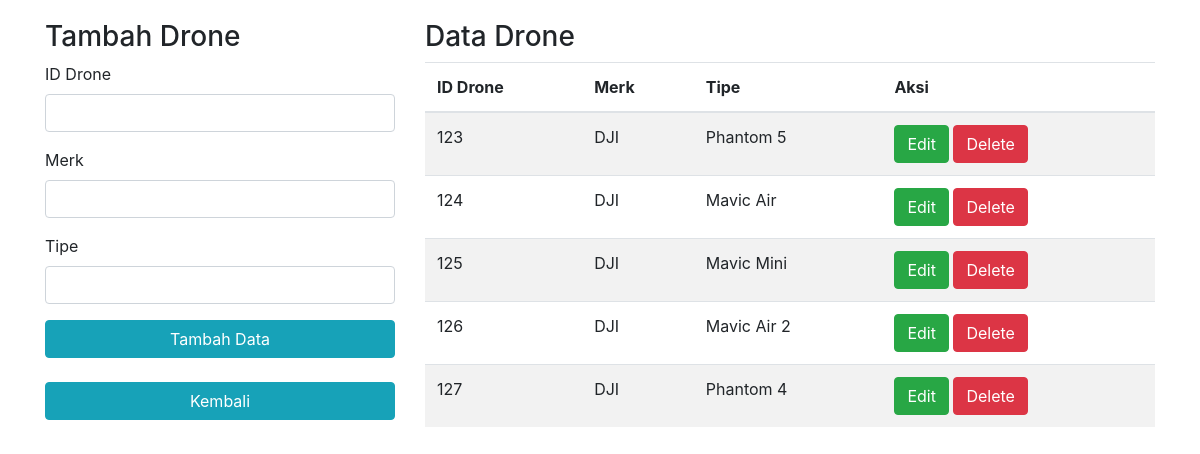
/Data/Drone/data_drone.php, run on the app's committed database.
### tables this page shows
CREATE TABLE `jenis` (
  `id_drone` int(10) NOT NULL,
  `merk` varchar(50) NOT NULL,
  `tipe` varchar(50) NOT NULL
);

### Data/Drone/data_drone.php (the view, shortened to what this page needs)
<!DOCTYPE html>
<html lang="en">
<head>
    <link rel="stylesheet" href="https://cdn.jsdelivr.net/npm/bootstrap@4.5.3/dist/css/bootstrap.min.css">
</head>
<body>
    <?php
    include_once('Connection.php');
    $sql = 'SELECT * FROM jenis';
    $drone = mysqli_query($conn, $sql);
    ?>
    <div class="container" style="padding-top: 20px; padding-bottom: 20px;">
        <div class="row">
            <div class="col-sm-4">
                <h3>Tambah Drone</h3>
                <form role="form" action="insert.php" method="POST">
                    <div class="form-group">
                        <label>ID Drone</label>
                        <input type="text" name="id_drone" class="form-control">
                    </div>
                    <div class="form-group">
                        <label>Merk</label>
                        <input type="text" name="merk" class="form-control">
                    </div>
                    <div class="form-group">
                        <label>Tipe</label>
                        <input type="text" name="tipe" class="form-control">
                    </div>
                    <button type="submit" class="btn btn-info btn-block">Tambah Data</button>
                </form>
<br>
                <a href="/UAS-Web/Data/index.php">
                    <button class="btn btn-info btn-block">Kembali</button>
                </a>
            </div>
            <div class="col-sm-8">
                <h3>Data Drone</h3>
                <table class="table table-striped table-hover dtabel">
                    <thead>
                        <tr>
                            <th>ID Drone</th>
                            <th>Merk</th>
                            <th>Tipe</th>
                            <th>Aksi</th>
                        </tr>
                    </thead>
                    <tbody>
                        <?php while ($data = mysqli_fetch_object($drone)) { ?>
                            <tr>
                                <td><?= $data->id_drone ?></td>
                                <td><?= $data->merk ?></td>
                                <td><?= $data->tipe ?></td>
                                <td>
                                    <a href="edit.php?data=<?= $data->id_drone ?>" class="btn btn-success" role="button">Edit</a>
                                    <a href="delete.php?data=<?= $data->id_drone ?>" class="btn btn-danger" role="button">Delete</a>
                                </td>
                            </tr>
                        <?php } ?>
                    </tbody>
                </table>
            </div>
        </div>
</body>
</html>

### data on the page
jenis: id_drone "123", merk "DJI", tipe "Phantom 5"
jenis: id_drone "124", merk "DJI", tipe "Mavic Air"
jenis: id_drone "125", merk "DJI", tipe "Mavic Mini"
jenis: id_drone "126", merk "DJI", tipe "Mavic Air 2"
jenis: id_drone "127", merk "DJI", tipe "Phantom 4"
